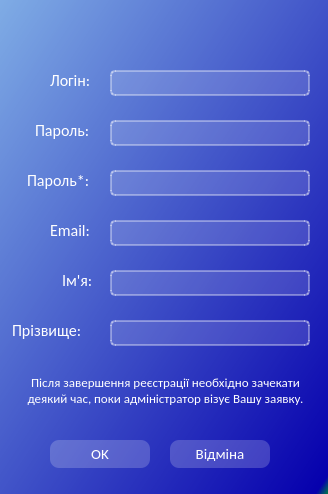
<?xml version="1.0" encoding="UTF-8"?>
<ui version="4.0">
 <class>RegDialog</class>
 <widget class="QDialog" name="RegDialog">
  <property name="geometry">
   <rect>
    <x>0</x>
    <y>0</y>
    <width>328</width>
    <height>494</height>
   </rect>
  </property>
  <property name="font">
   <font>
    <family>Calibri</family>
    <pointsize>10</pointsize>
   </font>
  </property>
  <property name="windowTitle">
   <string>Реєстрація</string>
  </property>
  <property name="windowIcon">
   <iconset resource="reg-rc.qrc">
    <normaloff>:/icons/Icons/how_to_reg_black_48dp.svg</normaloff>:/icons/Icons/how_to_reg_black_48dp.svg</iconset>
  </property>
  <property name="styleSheet">
   <string notr="true">background-color: qlineargradient(spread:pad, x1:0, y1:0, x2:1, y2:1, stop:0 rgba(127, 172, 229, 255), stop:0.9801 rgba(6, 0, 173, 255), stop:1 rgba(0, 131, 68, 255));</string>
  </property>
  <widget class="QLabel" name="label">
   <property name="geometry">
    <rect>
     <x>50</x>
     <y>70</y>
     <width>55</width>
     <height>21</height>
    </rect>
   </property>
   <property name="font">
    <font>
     <family>Calibri</family>
     <pointsize>12</pointsize>
    </font>
   </property>
   <property name="styleSheet">
    <string notr="true">color: white;
background-color: none;
border: none;</string>
   </property>
   <property name="text">
    <string>Логін:</string>
   </property>
  </widget>
  <widget class="QLineEdit" name="login">
   <property name="geometry">
    <rect>
     <x>110</x>
     <y>70</y>
     <width>200</width>
     <height>26</height>
    </rect>
   </property>
   <property name="font">
    <font>
     <family>Calibri</family>
     <pointsize>12</pointsize>
    </font>
   </property>
   <property name="styleSheet">
    <string notr="true">background-color: rgba(255,255,255,35);
border: 2px solid rgba(255,255,255,90);
border-radius: 5px;
color: white;

</string>
   </property>
   <property name="alignment">
    <set>Qt::AlignCenter</set>
   </property>
  </widget>
  <widget class="QLabel" name="label_2">
   <property name="geometry">
    <rect>
     <x>35</x>
     <y>120</y>
     <width>71</width>
     <height>21</height>
    </rect>
   </property>
   <property name="font">
    <font>
     <family>Calibri</family>
     <pointsize>12</pointsize>
    </font>
   </property>
   <property name="styleSheet">
    <string notr="true">color: white;
background-color: none;
border: none;</string>
   </property>
   <property name="text">
    <string>Пароль:</string>
   </property>
  </widget>
  <widget class="QLineEdit" name="password">
   <property name="geometry">
    <rect>
     <x>110</x>
     <y>120</y>
     <width>200</width>
     <height>26</height>
    </rect>
   </property>
   <property name="font">
    <font>
     <family>Calibri</family>
     <pointsize>12</pointsize>
    </font>
   </property>
   <property name="styleSheet">
    <string notr="true">background-color: rgba(255,255,255,35);
border: 2px solid rgba(255,255,255,90);
border-radius: 5px;
color: white;
</string>
   </property>
   <property name="echoMode">
    <enum>QLineEdit::Password</enum>
   </property>
   <property name="alignment">
    <set>Qt::AlignCenter</set>
   </property>
  </widget>
  <widget class="QPushButton" name="btnCancel">
   <property name="geometry">
    <rect>
     <x>170</x>
     <y>440</y>
     <width>100</width>
     <height>28</height>
    </rect>
   </property>
   <property name="font">
    <font>
     <family>Calibri</family>
     <pointsize>11</pointsize>
    </font>
   </property>
   <property name="styleSheet">
    <string notr="true">QPushButton {
color: white;
background-color: rgba(255,255,255,50);
border: none;
border-radius: 9px;
}
QPushButton:hover{
background-color: rgba(255,255,255,75);
}
QPushButton:pressed{
background-color: rgba(255,255,255,95);
}</string>
   </property>
   <property name="text">
    <string>Відміна</string>
   </property>
   <property name="iconSize">
    <size>
     <width>28</width>
     <height>20</height>
    </size>
   </property>
  </widget>
  <widget class="QPushButton" name="btnOk">
   <property name="geometry">
    <rect>
     <x>50</x>
     <y>440</y>
     <width>100</width>
     <height>28</height>
    </rect>
   </property>
   <property name="font">
    <font>
     <family>Calibri</family>
     <pointsize>11</pointsize>
    </font>
   </property>
   <property name="styleSheet">
    <string notr="true">QPushButton {
color: white;
background-color: rgba(255,255,255,50);
border: none;
border-radius: 9px;
}
QPushButton:hover{
background-color: rgba(255,255,255,75);
}
QPushButton:pressed{
background-color: rgba(255,255,255,95);
}</string>
   </property>
   <property name="text">
    <string>OK</string>
   </property>
   <property name="iconSize">
    <size>
     <width>28</width>
     <height>20</height>
    </size>
   </property>
  </widget>
  <widget class="QLineEdit" name="password_2">
   <property name="geometry">
    <rect>
     <x>110</x>
     <y>170</y>
     <width>200</width>
     <height>26</height>
    </rect>
   </property>
   <property name="font">
    <font>
     <family>Calibri</family>
     <pointsize>12</pointsize>
    </font>
   </property>
   <property name="styleSheet">
    <string notr="true">background-color: rgba(255,255,255,35);
border: 2px solid rgba(255,255,255,90);
border-radius: 5px;
color: white;
</string>
   </property>
   <property name="echoMode">
    <enum>QLineEdit::Password</enum>
   </property>
   <property name="alignment">
    <set>Qt::AlignCenter</set>
   </property>
  </widget>
  <widget class="QLabel" name="label_3">
   <property name="geometry">
    <rect>
     <x>27</x>
     <y>170</y>
     <width>81</width>
     <height>21</height>
    </rect>
   </property>
   <property name="font">
    <font>
     <family>Calibri</family>
     <pointsize>12</pointsize>
    </font>
   </property>
   <property name="styleSheet">
    <string notr="true">color: white;
background-color: none;
border: none;</string>
   </property>
   <property name="text">
    <string>Пароль*:</string>
   </property>
  </widget>
  <widget class="QLabel" name="label_4">
   <property name="geometry">
    <rect>
     <x>50</x>
     <y>220</y>
     <width>51</width>
     <height>21</height>
    </rect>
   </property>
   <property name="font">
    <font>
     <family>Calibri</family>
     <pointsize>12</pointsize>
    </font>
   </property>
   <property name="styleSheet">
    <string notr="true">color: white;
background-color: none;
border: none;</string>
   </property>
   <property name="text">
    <string>Email:</string>
   </property>
  </widget>
  <widget class="QLineEdit" name="email">
   <property name="geometry">
    <rect>
     <x>110</x>
     <y>220</y>
     <width>200</width>
     <height>26</height>
    </rect>
   </property>
   <property name="font">
    <font>
     <family>Calibri</family>
     <pointsize>12</pointsize>
    </font>
   </property>
   <property name="styleSheet">
    <string notr="true">background-color: rgba(255,255,255,35);
border: 2px solid rgba(255,255,255,90);
border-radius: 5px;
color: white;
</string>
   </property>
   <property name="echoMode">
    <enum>QLineEdit::Normal</enum>
   </property>
   <property name="alignment">
    <set>Qt::AlignCenter</set>
   </property>
  </widget>
  <widget class="QLabel" name="label_5">
   <property name="geometry">
    <rect>
     <x>62</x>
     <y>270</y>
     <width>41</width>
     <height>21</height>
    </rect>
   </property>
   <property name="font">
    <font>
     <family>Calibri</family>
     <pointsize>12</pointsize>
    </font>
   </property>
   <property name="styleSheet">
    <string notr="true">color: white;
background-color: none;
border: none;</string>
   </property>
   <property name="text">
    <string>Ім'я:</string>
   </property>
  </widget>
  <widget class="QLineEdit" name="name">
   <property name="geometry">
    <rect>
     <x>110</x>
     <y>270</y>
     <width>200</width>
     <height>26</height>
    </rect>
   </property>
   <property name="font">
    <font>
     <family>Calibri</family>
     <pointsize>12</pointsize>
    </font>
   </property>
   <property name="styleSheet">
    <string notr="true">background-color: rgba(255,255,255,35);
border: 2px solid rgba(255,255,255,90);
border-radius: 5px;
color: white;
</string>
   </property>
   <property name="echoMode">
    <enum>QLineEdit::Normal</enum>
   </property>
   <property name="alignment">
    <set>Qt::AlignCenter</set>
   </property>
  </widget>
  <widget class="QLabel" name="label_6">
   <property name="geometry">
    <rect>
     <x>12</x>
     <y>320</y>
     <width>91</width>
     <height>21</height>
    </rect>
   </property>
   <property name="font">
    <font>
     <family>Calibri</family>
     <pointsize>12</pointsize>
    </font>
   </property>
   <property name="styleSheet">
    <string notr="true">color: white;
background-color: none;
border: none;</string>
   </property>
   <property name="text">
    <string>Прізвище:</string>
   </property>
  </widget>
  <widget class="QLineEdit" name="password_5">
   <property name="geometry">
    <rect>
     <x>110</x>
     <y>320</y>
     <width>200</width>
     <height>26</height>
    </rect>
   </property>
   <property name="font">
    <font>
     <family>Calibri</family>
     <pointsize>12</pointsize>
    </font>
   </property>
   <property name="styleSheet">
    <string notr="true">background-color: rgba(255,255,255,35);
border: 2px solid rgba(255,255,255,90);
border-radius: 5px;
color: white;
</string>
   </property>
   <property name="echoMode">
    <enum>QLineEdit::Normal</enum>
   </property>
   <property name="alignment">
    <set>Qt::AlignCenter</set>
   </property>
  </widget>
  <widget class="QLabel" name="label_7">
   <property name="geometry">
    <rect>
     <x>140</x>
     <y>10</y>
     <width>51</width>
     <height>51</height>
    </rect>
   </property>
   <property name="styleSheet">
    <string notr="true">background-color: none;</string>
   </property>
   <property name="text">
    <string/>
   </property>
   <property name="pixmap">
    <pixmap resource="reg-rc.qrc">:/icons/Icons/how_to_reg_white_48dp.svg</pixmap>
   </property>
  </widget>
  <widget class="QLabel" name="label_8">
   <property name="geometry">
    <rect>
     <x>10</x>
     <y>360</y>
     <width>311</width>
     <height>61</height>
    </rect>
   </property>
   <property name="font">
    <font>
     <family>Calibri</family>
     <pointsize>10</pointsize>
    </font>
   </property>
   <property name="styleSheet">
    <string notr="true">color: white;
background-color: none;
border: none;</string>
   </property>
   <property name="text">
    <string>Після завершення реєстрації необхідно зачекати деякий час, поки адміністратор візує Вашу заявку.</string>
   </property>
   <property name="alignment">
    <set>Qt::AlignCenter</set>
   </property>
   <property name="wordWrap">
    <bool>true</bool>
   </property>
  </widget>
 </widget>
 <resources>
  <include location="reg-rc.qrc"/>
 </resources>
 <connections/>
</ui>
